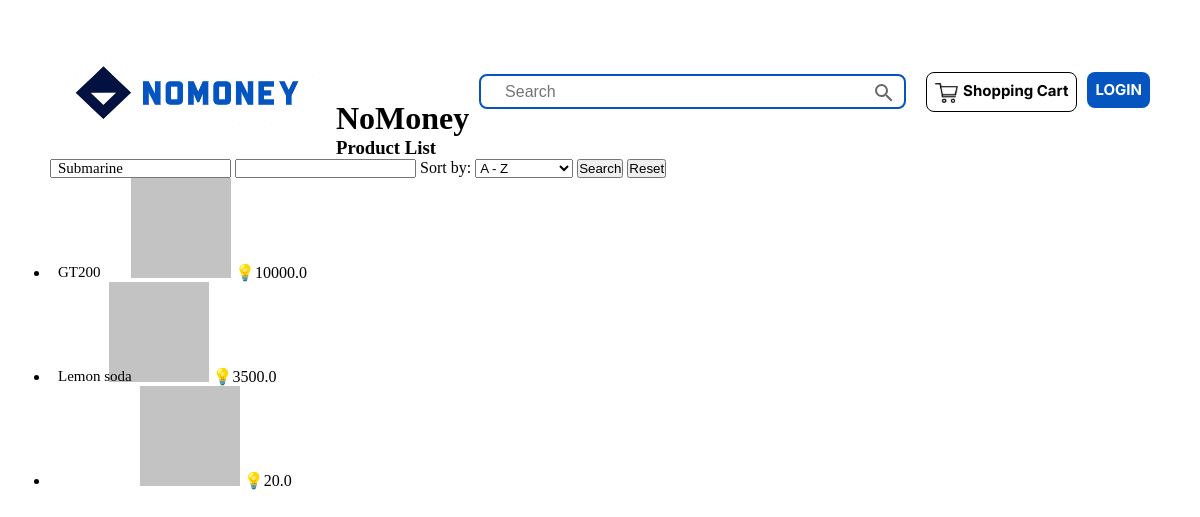
Page /productlist/ on the committed database.
### goods/models.py (models this page shows, shortened)
class Goods(models.Model):
    image = models.ImageField(upload_to='image')
    goodsname = models.CharField(max_length=255)
    price = models.FloatField(null=True)
    description = models.CharField(max_length=2200, null=True)

### goods/views.py (the view)
# urls.py: path('productlist/', views.productlist, name='productlist'),
def productlist(request):
    mygoods = Goods.objects.all()
    template = loader.get_template('productlist.html')
    context = {
        'mygoods': mygoods,
    }
    return HttpResponse(template.render(context, request))

### goods/templates/productlist.html (shortened to what this page needs)
{% extends "master.html" %}
{% block content %}
    <h1>NoMoney</h1>
    <h3>Product List</h3>
    <form method="POST" action="{% url 'filter' %}">
        <input type="number" name="min" value={{filtermin}}>
        <input type="number" name="max" value={{filtermax}}>
        <label for="cars">Sort by:</label>
            <select name="sort" id="sorttype">
                <option value="nameasc">A - Z</option>
            </select>
        <button type="submit">Search</button>
        <input type="submit" formmethod="GET" value="Reset">
    </form>
    <ul>
        {% for x in mygoods %}
            <li> <img src="{{ x.image.url }}" alt="{{ x.goodsname }}" width="100"> <a href="{% url 'details' x.id %}">{{ x.goodsname }}</a> 💡{{ x.price }}</li>
        {% endfor %}
    </ul>
{% endblock %}

### goods/static/css/main.css (style rules this page uses)
* { margin: 0; padding: 0; position: sticky; box-sizing: border-box; }
.topnav a { position: sticky; float: left; color: black; text-align: center; padding: 8px; text-decoration: none; font-size: 15px; line-height: 20px; border-radius: 8px; margin-top: -28px; }

### rows in the picture
Goods: image (placeholder picture), goodsname "Submarine", price "10000.0"
Goods: image (placeholder picture), goodsname "GT200", price "3500.0"
Goods: image (placeholder picture), goodsname "Lemon soda", price "20.0"
